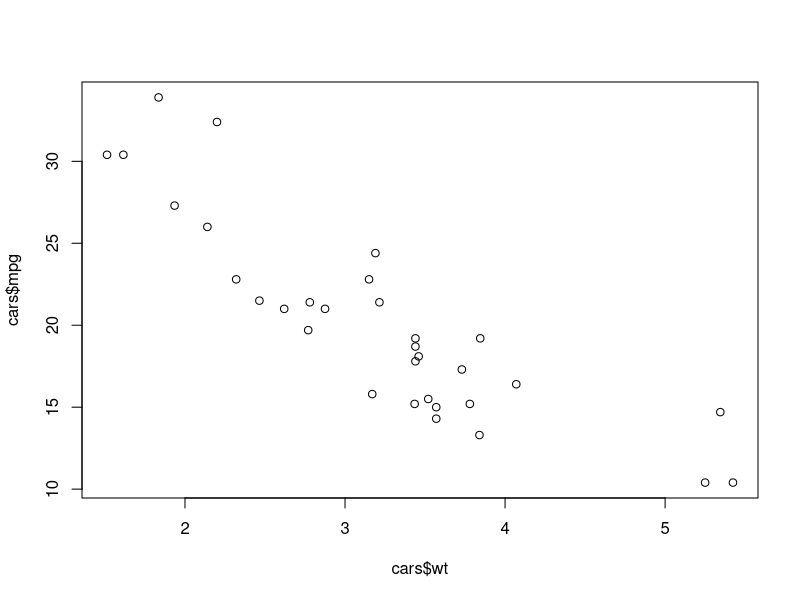
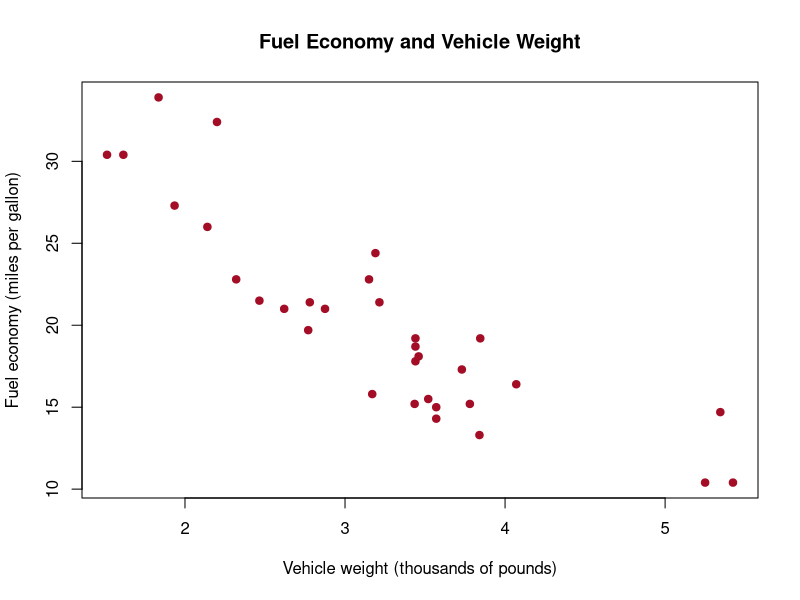
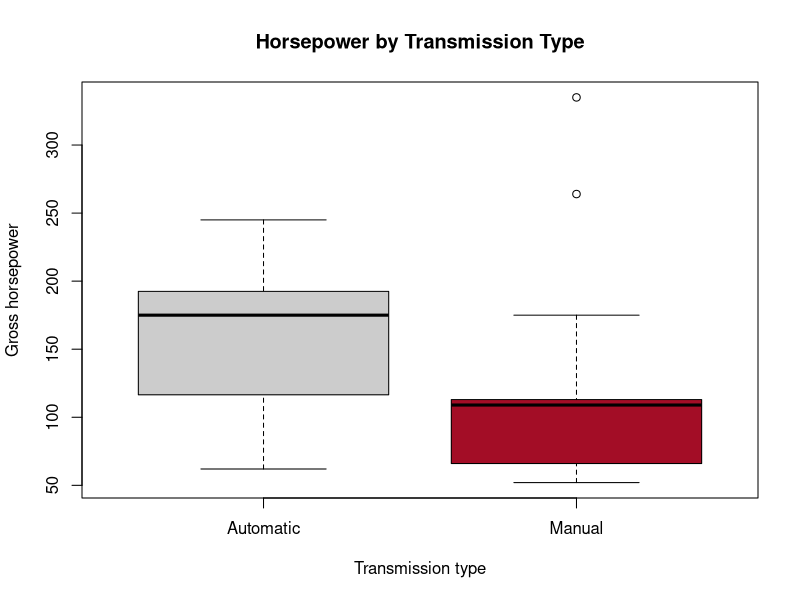
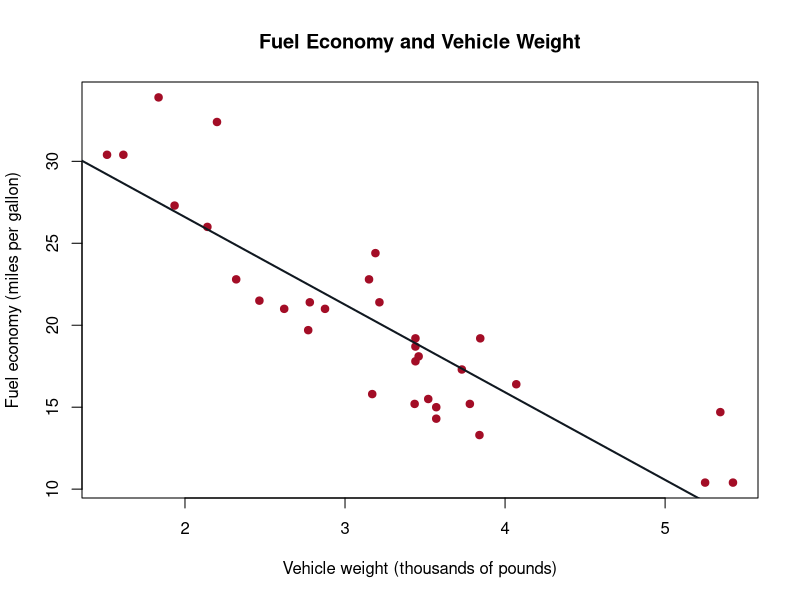

Reproduce these figures in R, in order.
## ---- chunk 1
knitr::opts_chunk$set(
  echo = TRUE,
  message = FALSE,
  warning = FALSE
)
## ---- chunk 2
cars <- mtcars
## ---- chunk 3
x <- 15:20
x
y <- 10

z <- x*y
z
## ---- chunk 4
class(cars)
typeof(cars)
dim(cars)
names(cars)
cars
## ---- chunk 5
dim(cars)
## ---- chunk 6
?mtcars
## ---- chunk 7
mean(cars$wt)
## ---- chunk 8
#this is a scalar
x <- 10

# this is a vector
mpg <- cars$mpg
hp <- cars$hp
## ---- chunk 9
# YOUR CODE HERE
class(mpg)
typeof(mpg)
## ---- chunk 10
# YOUR CODE HERE
mpg[1]
## ---- chunk 11
# YOUR CODE HERE
mpg[5:10]
## ---- chunk 12
# YOUR CODE HERE
mean(mpg)
median(mpg)
min(mpg)
max(mpg)
sd(mpg)
## ---- chunk 13
# YOUR CODE HERE
mpg_centered <- mpg - mean(mpg)
mean(mpg_centered)
## ---- chunk 14
#mean(mpg_data)
## ---- chunk 15
# YOUR CORRECTED CODE HERE
mean(mpg)
## ---- chunk 16
automatic <- cars[cars$am == 0, ]
manual <- cars[cars$am == 1, ]
## ---- chunk 17
# YOUR CODE HERE
nrow(automatic)
nrow(manual)
## ---- chunk 18
# YOUR CODE HERE

mean_mpg_automatic <- mean(automatic$mpg)
mean_mpg_manual <- mean(manual$mpg)

mean_mpg_automatic
mean_mpg_manual
## ---- chunk 19
# YOUR CODE HERE
mpg_difference <- mean_mpg_manual - mean_mpg_automatic
mpg_difference
## ---- chunk 20
plot(cars$wt, cars$mpg)
## ---- chunk 21
# YOUR CODE HERE
plot(
  cars$wt,
  cars$mpg,
  main = "Fuel Economy and Vehicle Weight",
  xlab = "Vehicle weight (thousands of pounds)",
  ylab = "Fuel economy (miles per gallon)",
  pch = 19,
  col = "#A30D26"
)
## ---- chunk 22
mpg_to_l100km <- function(mpg_value) {
  liters_per_100km <- 235.215 / mpg_value
  return(liters_per_100km)
}
## ---- chunk 23
# YOUR CODE HERE
mpg_to_l100km(20)
## ---- chunk 24
# YOUR CODE HERE
liters_per_100km <- mpg_to_l100km(mpg)
head(liters_per_100km)
## ---- chunk 25
# YOUR CODE HERE
standardize <- function(x) {
  z <- (x - mean(x)) / sd(x)
  return(z)
}
## ---- chunk 26
# YOUR CODE HERE
mean(standardize(hp))
sd(standardize(hp))
## ---- chunk 27
first_five_l100km <- c()

for (i in 1:5) {
  converted_value <- mpg_to_l100km(mpg[i])
  first_five_l100km <- c(first_five_l100km, converted_value)
}

first_five_l100km
## ---- chunk 28
mpg_to_l100km(mpg[1:5])
## ---- chunk 29
# YOUR CODE HERE
mean_hp_automatic <- mean(automatic$hp)
mean_hp_manual <- mean(manual$hp)
mean_hp_manual - mean_hp_automatic

boxplot(
  hp ~ factor(am, labels = c("Automatic", "Manual")),
  data = cars,
  main = "Horsepower by Transmission Type",
  xlab = "Transmission type",
  ylab = "Gross horsepower",
  col = c("gray80", "#A30D26")
)
## ---- chunk 30
# YOUR CODE HERE
weight_model <- lm(mpg ~ wt, data = cars)

plot(
  cars$wt,
  cars$mpg,
  main = "Fuel Economy and Vehicle Weight",
  xlab = "Vehicle weight (thousands of pounds)",
  ylab = "Fuel economy (miles per gallon)",
  pch = 19,
  col = "#A30D26"
)
abline(weight_model, col = "#101820", lwd = 2)
